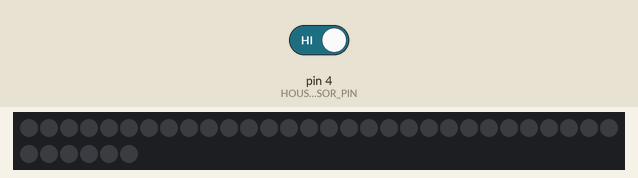
A sketch run on a simulated Arduino Uno, built with avr-gcc and run on an emulated ATmega328P. Parts: 36 RGB LEDs in strip order, left to right, continuing on the next row. The inputs (shaded band) are chosen by the test bench; at power-on: pin 4 (HOUSE_BREAKBEAM_SENSOR_PIN) HIGH. Dim RGB values are drawn brighter than linear; random numbers use the default seed unless the sketch sets one.

Above: at 1.2 s.
1.3 s: pin 4 (HOUSE_BREAKBEAM_SENSOR_PIN) driven LOW
At 1.77 s:
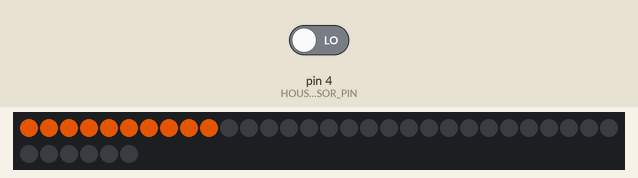
At 2.72 s:
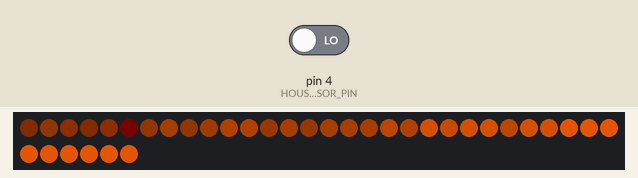
Timing chart, 0 to 4.3 s (numbered marks = the images above; inputs shaded):
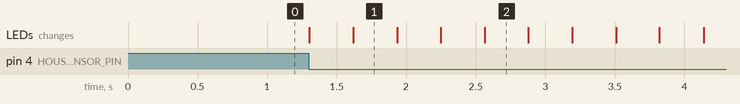

The sketch:

fairy_house_lights.ino
```cpp
#include "FastLED.h"

#define HOUSE_LIGHTS_PIN 6
#define HOUSE_BREAKBEAM_SENSOR_PIN 4
#define HOUSE_NUM_LIGHT 36

// house light behavior variables
const byte HOUSE_LIGHT_COLOR_R = 0xab;
const byte HOUSE_LIGHT_COLOR_G = 0x40;
const byte HOUSE_LIGHT_COLOR_B = 0x02;
const byte LIGHT_SIZE = 10;
const byte LIGHT_TRAIL_DECAY = 64;
const boolean LIGHT_RANDOM_DECAY = true;
const int DELAY_TIME = 30;

CRGB house_lights[HOUSE_NUM_LIGHT];

// variable will change:
int ball_through_house = 0;         // variable for reading the breakbeam status

void fadeToBlack(int ledNo, byte fadeValue) {
  house_lights[ledNo].fadeToBlackBy( fadeValue );
}

void setPixel(int Pixel, byte red, byte green, byte blue) {
  house_lights[Pixel].r = red;
  house_lights[Pixel].g = green;
  house_lights[Pixel].b = blue;
}

void turnOnFairyHouseLights() {
  FastLED.clear();

  for(int i = 0; i < HOUSE_NUM_LIGHT+HOUSE_NUM_LIGHT; i++) {

    // fade brightness all house_lights one step
    for(int j=0; j<HOUSE_NUM_LIGHT; j++) {
      if( (!LIGHT_RANDOM_DECAY) || (random(10)>5) ) {
        fadeToBlack(j, LIGHT_TRAIL_DECAY );
      }
    }

    // draw light
    for(int j = 0; j < LIGHT_SIZE; j++) {
      if( ( i-j <HOUSE_NUM_LIGHT) && (i-j>=0) ) {
        setPixel(i-j, HOUSE_LIGHT_COLOR_R, HOUSE_LIGHT_COLOR_G, HOUSE_LIGHT_COLOR_B);
      }
    }

    FastLED.show();
    delay(DELAY_TIME);
  }
}

void setup() {
  FastLED.addLeds<NEOPIXEL, HOUSE_LIGHTS_PIN>(house_lights, HOUSE_NUM_LIGHT); // set up fast house_lights
  pinMode(HOUSE_BREAKBEAM_SENSOR_PIN, INPUT); // initialize the sensor pin as an input
  digitalWrite(HOUSE_BREAKBEAM_SENSOR_PIN, HIGH); // turn on the pullup
}

void loop(){
  // read the state of the breakbeam value:
  ball_through_house = digitalRead(HOUSE_BREAKBEAM_SENSOR_PIN);
  // check if the sensor beam is broken (low)
  if (ball_through_house == LOW) {
    turnOnFairyHouseLights();
  }
  // turn lights off:
  FastLED.clear();
}
```

Measured:
- after the input at 1.3 s, the LEDs: first change at once (image 1 shows a later state)
